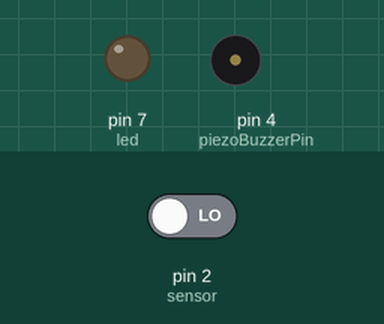
The sketch below on a simulated Arduino Uno, built with avr-gcc and run on an emulated ATmega328P. Parts: output pins drawn as LEDs (lit = HIGH), buzzer (waves = sounding, pin HIGH). Dashed ring = blinking. The test bench sets the inputs (shaded band); at power-on: pin 2 (sensor) LOW.

Above: at 6.2 s.
6.3 s: pin 2 (sensor) driven HIGH
At 6.55 s:
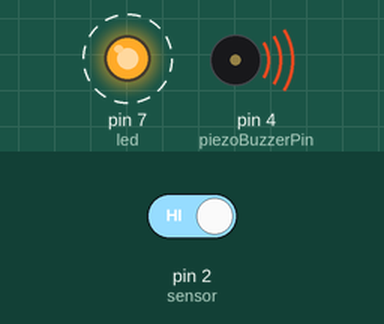
9.3 s: pin 2 (sensor) driven LOW
At 9.3 s:
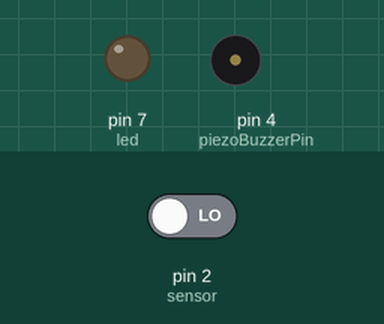
Timing chart, 0 to 12.3 s (numbered marks = the images above; inputs shaded):
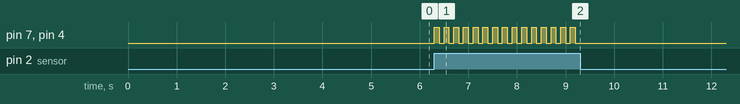

The sketch:

pir_motion_sensor.ino
```cpp
int led = 7;
int sensor = 2;
int piezoBuzzerPin = 4;
void setup() {
pinMode (led , OUTPUT);
pinMode (sensor,INPUT);
delay(5000);
}
void loop() {
int sensorstatus = digitalRead(sensor);
if (sensorstatus == HIGH ){
  digitalWrite(led, HIGH);
  analogWrite(piezoBuzzerPin, 200);
  delay(100);
  digitalWrite(led, LOW);
  analogWrite(piezoBuzzerPin, 25);
  delay(100);
}
digitalWrite(led, LOW);
digitalWrite(piezoBuzzerPin,LOW);
}
```

Measured:
- after the input at 6.3 s, pin 7 (led), pin 4 (piezoBuzzerPin): alternates HIGH for 0.10 s and LOW for 0.10 s, starting at once
- after the input at 9.3 s, pin 7 (led), pin 4 (piezoBuzzerPin): stops changing and stays LOW
